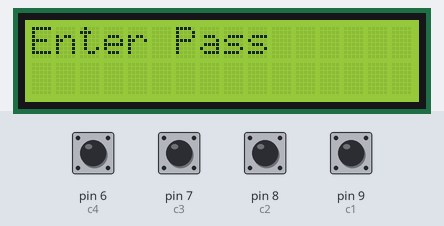
A sketch run on a simulated Arduino Uno, built with avr-gcc and run on an emulated ATmega328P. Parts: 16×2 character LCD. Inputs (shaded band) come from the test bench; at power-on: pin 6 (c4), pin 7 (c3), pin 8 (c2), pin 9 (c1) HIGH.

Above: at 1.2 s.
1.3 s: pin 6 (c4) pulled LOW for 1 s
At 3.1 s:
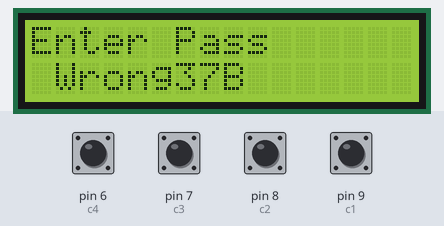
3.8 s: pin 9 (c1) pulled LOW for 1 s
At 5.1 s:
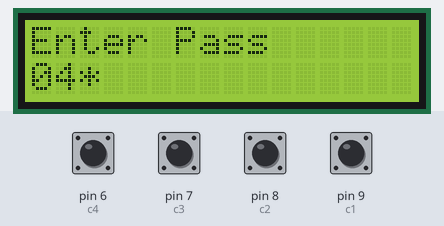
6.3 s: pin 7 (c3) pulled LOW for 0.15 s
At 7.4 s:
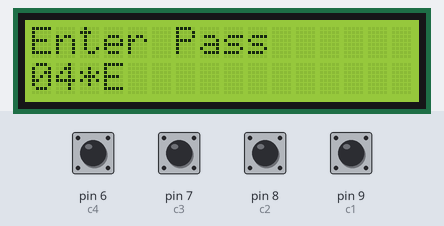
7.9 s: pin 8 (c2) pulled LOW for 1 s
At 9.3 s:
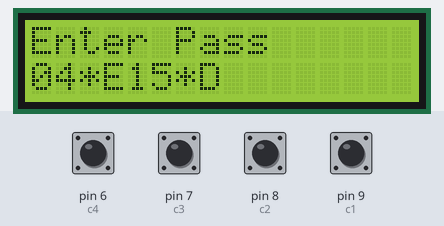
10.4 s: pin 6 (c4) pulled LOW for 0.15 s
At 11.6 s:
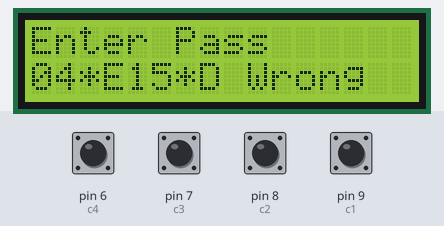
12.0 s: pin 6 (c4) pulled LOW for 0.15 s
At 12.9 s:
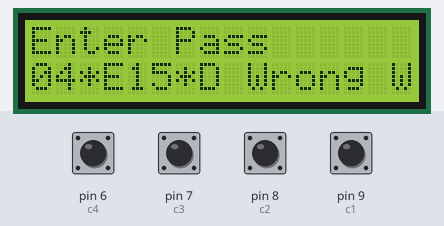
Timing chart, 0 to 14.6 s (numbered marks = the images above; inputs shaded):
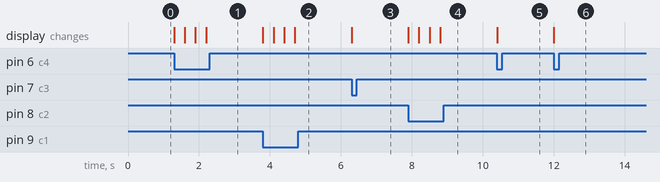

Measured:
- after the input at 1.3 s, the display: first changes at once (image 1 shows a later state)
- after the input at 3.8 s, the display: first changes at once (image 2 shows a later state)
- after the input at 6.3 s, the display: changes at once (image 3)
- after the input at 7.9 s, the display: first changes at once (image 4 shows a later state)
- after the input at 10.4 s, the display: changes at once (image 5)
- after the input at 12.0 s, the display: changes at once (image 6)

The sketch:

lcd_keypad.ino
```cpp
#include <LiquidCrystal.h>
int rs=5 , en=3, d4=2,d5=16, d6=15,d7=14;
LiquidCrystal lcd(rs, en, d4, d5, d6, d7);

int r1=13, r2=12, r3=11, r4=10 ;                  //13,12,11,10
int c1=9, c2=8, c3=7 ,c4=6 ;

void setup() {
  lcd.begin(16, 2);
  lcd.print("Enter Pass");

  pinMode(r1,OUTPUT);  pinMode(r2,OUTPUT);  pinMode(r3,OUTPUT);   pinMode(r4,OUTPUT);
  pinMode(c1,INPUT);   pinMode(c2,INPUT);   pinMode(c3,INPUT);    pinMode(c4,INPUT);
  digitalWrite(c1,HIGH);  digitalWrite(c2,HIGH);  digitalWrite(c3,HIGH);  digitalWrite(c4,HIGH);
  lcd.setCursor(0,1);

}
int i=0, pass=0;
void loop()
{

  digitalWrite(r1,LOW);   digitalWrite(r2,HIGH);  digitalWrite(r3,HIGH); digitalWrite(r4,HIGH);
  if(digitalRead(c1)==LOW){ lcd.print("0"); pass=pass*10+0; delay(300);   }
  if(digitalRead(c2)==LOW){ lcd.print("1"); pass=pass*10+1; delay(300);   }
  if(digitalRead(c3)==LOW){ lcd.print("2"); pass=pass*10+2; delay(300);  }
  if(digitalRead(c4)==LOW){ lcd.print("3"); pass=pass*10+3;  delay(300);  }

  digitalWrite(r1,HIGH);   digitalWrite(r2,LOW);  digitalWrite(r3,HIGH); digitalWrite(r4,HIGH);
  if(digitalRead(c1)==LOW){ lcd.print("4"); pass=pass*10+4; delay(300);   }
  if(digitalRead(c2)==LOW){ lcd.print("5"); pass=pass*10+5; delay(300);   }
  if(digitalRead(c3)==LOW){ lcd.print("6"); pass=pass*10+6; delay(300);  }
  if(digitalRead(c4)==LOW){ lcd.print("7"); pass=pass*10+7; delay(300);  }

  digitalWrite(r1,HIGH);   digitalWrite(r2,HIGH);  digitalWrite(r3,LOW); digitalWrite(r4,HIGH);
  if(digitalRead(c1)==LOW){ lcd.print("*"); pass=pass*10+8; delay(300);   }
  if(digitalRead(c2)==LOW){ lcd.print("*"); pass=pass*10+9;delay(300);   }
  if(digitalRead(c3)==LOW){ lcd.print("A"); delay(300);  }
  if(digitalRead(c4)==LOW){ lcd.print("B"); delay(300);  }

  digitalWrite(r1,HIGH);   digitalWrite(r2,HIGH);  digitalWrite(r3,HIGH); digitalWrite(r4,LOW);
  if(digitalRead(c1)==LOW)
  {
          pass=0;
    /*lcd.print("C")*/
    lcd.clear();
    lcd.print("Enter Pass");
    lcd.setCursor(0,1);
  }
  if(digitalRead(c2)==LOW){ lcd.print("D"); delay(300);   }
  if(digitalRead(c3)==LOW){ lcd.print("E"); delay(300);  }
  if(digitalRead(c4)==LOW)
  {
    if(pass==89)
    {
      lcd.print(" Right"); pass=0;
    }else{
      lcd.print(" Wrong"); pass=0;
    }
    delay(300);

    }


}
```
